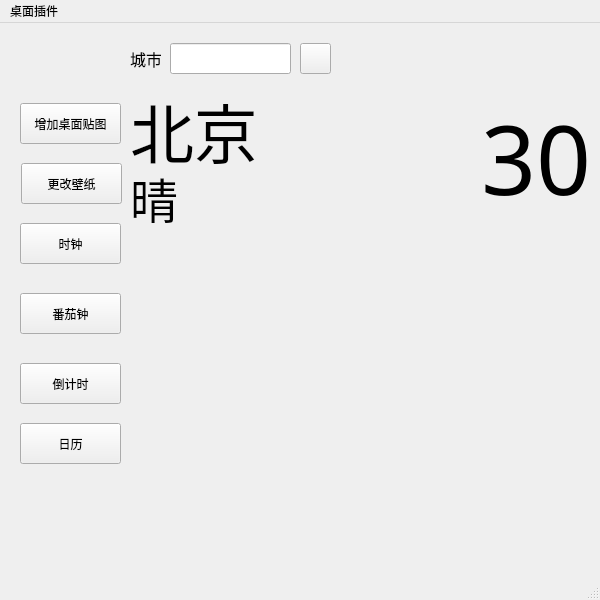
<?xml version="1.0" encoding="UTF-8"?>
<ui version="4.0">
 <class>MainWindow</class>
 <widget class="QMainWindow" name="MainWindow">
  <property name="geometry">
   <rect>
    <x>0</x>
    <y>0</y>
    <width>600</width>
    <height>600</height>
   </rect>
  </property>
  <property name="font">
   <font>
    <family>楷体</family>
   </font>
  </property>
  <property name="windowTitle">
   <string>MainWindow</string>
  </property>
  <property name="styleSheet">
   <string notr="true"/>
  </property>
  <widget class="QWidget" name="centralwidget">
   <widget class="QWidget" name="widget" native="true">
    <property name="geometry">
     <rect>
      <x>130</x>
      <y>10</y>
      <width>471</width>
      <height>251</height>
     </rect>
    </property>
    <property name="styleSheet">
     <string notr="true"/>
    </property>
    <widget class="QLabel" name="label_city">
     <property name="geometry">
      <rect>
       <x>0</x>
       <y>50</y>
       <width>241</width>
       <height>91</height>
      </rect>
     </property>
     <property name="font">
      <font>
       <family>楷体</family>
       <pointsize>48</pointsize>
       <bold>false</bold>
      </font>
     </property>
     <property name="text">
      <string>&lt;html&gt;&lt;head/&gt;&lt;body&gt;&lt;p&gt;&lt;span style=&quot; color:#000000;&quot;&gt;北京&lt;/span&gt;&lt;/p&gt;&lt;/body&gt;&lt;/html&gt;</string>
     </property>
    </widget>
    <widget class="QLabel" name="label_weatherstate">
     <property name="geometry">
      <rect>
       <x>0</x>
       <y>120</y>
       <width>81</width>
       <height>91</height>
      </rect>
     </property>
     <property name="styleSheet">
      <string notr="true"/>
     </property>
     <property name="text">
      <string>&lt;html&gt;&lt;head/&gt;&lt;body&gt;&lt;p&gt;&lt;span style=&quot; font-size:36pt; color:#000000;&quot;&gt;晴&lt;/span&gt;&lt;/p&gt;&lt;/body&gt;&lt;/html&gt;</string>
     </property>
    </widget>
    <widget class="QLabel" name="label_temperature">
     <property name="geometry">
      <rect>
       <x>230</x>
       <y>40</y>
       <width>231</width>
       <height>171</height>
      </rect>
     </property>
     <property name="text">
      <string>&lt;html&gt;&lt;head/&gt;&lt;body&gt;&lt;p align=&quot;right&quot;&gt;&lt;span style=&quot; font-size:72pt; color:#000000;&quot;&gt;30&lt;/span&gt;&lt;/p&gt;&lt;/body&gt;&lt;/html&gt;</string>
     </property>
    </widget>
    <widget class="QLabel" name="label_code">
     <property name="geometry">
      <rect>
       <x>70</x>
       <y>120</y>
       <width>61</width>
       <height>81</height>
      </rect>
     </property>
     <property name="text">
      <string/>
     </property>
     <property name="pixmap">
      <pixmap>:/C:/Users/LENOVO/Desktop/white/0@1x.png</pixmap>
     </property>
    </widget>
    <widget class="QLabel" name="label">
     <property name="geometry">
      <rect>
       <x>0</x>
       <y>10</y>
       <width>31</width>
       <height>31</height>
      </rect>
     </property>
     <property name="font">
      <font>
       <family>楷体</family>
       <pointsize>12</pointsize>
      </font>
     </property>
     <property name="text">
      <string>城市：</string>
     </property>
    </widget>
    <widget class="QLineEdit" name="lineEdit">
     <property name="geometry">
      <rect>
       <x>40</x>
       <y>10</y>
       <width>121</width>
       <height>31</height>
      </rect>
     </property>
    </widget>
    <widget class="QPushButton" name="pushButton_6">
     <property name="geometry">
      <rect>
       <x>170</x>
       <y>10</y>
       <width>31</width>
       <height>31</height>
      </rect>
     </property>
     <property name="text">
      <string/>
     </property>
     <property name="icon">
      <iconset>
       <normaloff>C:/Users/LENOVO/Desktop/check.png</normaloff>C:/Users/LENOVO/Desktop/check.png</iconset>
     </property>
    </widget>
   </widget>
   <widget class="QPushButton" name="pushButton">
    <property name="geometry">
     <rect>
      <x>20</x>
      <y>80</y>
      <width>101</width>
      <height>41</height>
     </rect>
    </property>
    <property name="text">
     <string>增加桌面贴图</string>
    </property>
   </widget>
   <widget class="QPushButton" name="pushButton_2">
    <property name="geometry">
     <rect>
      <x>21</x>
      <y>140</y>
      <width>101</width>
      <height>41</height>
     </rect>
    </property>
    <property name="minimumSize">
     <size>
      <width>0</width>
      <height>15</height>
     </size>
    </property>
    <property name="text">
     <string>更改壁纸</string>
    </property>
   </widget>
   <widget class="QPushButton" name="pushButton_3">
    <property name="geometry">
     <rect>
      <x>20</x>
      <y>200</y>
      <width>101</width>
      <height>41</height>
     </rect>
    </property>
    <property name="text">
     <string>时钟</string>
    </property>
   </widget>
   <widget class="QPushButton" name="pushButton_4">
    <property name="geometry">
     <rect>
      <x>20</x>
      <y>270</y>
      <width>101</width>
      <height>41</height>
     </rect>
    </property>
    <property name="text">
     <string>番茄钟</string>
    </property>
   </widget>
   <widget class="QPushButton" name="pushButton_5">
    <property name="geometry">
     <rect>
      <x>20</x>
      <y>340</y>
      <width>101</width>
      <height>41</height>
     </rect>
    </property>
    <property name="text">
     <string>倒计时</string>
    </property>
   </widget>
   <widget class="QPushButton" name="pushButton_7">
    <property name="geometry">
     <rect>
      <x>20</x>
      <y>400</y>
      <width>101</width>
      <height>41</height>
     </rect>
    </property>
    <property name="text">
     <string>日历</string>
    </property>
   </widget>
  </widget>
  <widget class="QStatusBar" name="statusbar"/>
  <widget class="QMenuBar" name="menubar">
   <property name="geometry">
    <rect>
     <x>0</x>
     <y>0</y>
     <width>600</width>
     <height>14</height>
    </rect>
   </property>
   <widget class="QMenu" name="menu">
    <property name="title">
     <string>桌面插件</string>
    </property>
   </widget>
   <addaction name="menu"/>
  </widget>
 </widget>
 <resources/>
 <connections/>
</ui>
